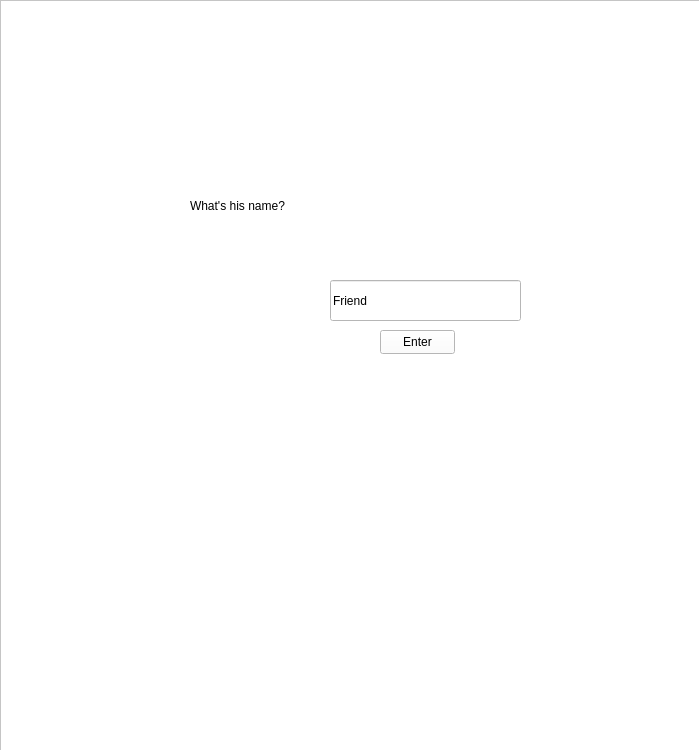
<?xml version="1.0" encoding="UTF-8"?>
<ui version="4.0">
 <class>MainWindow</class>
 <widget class="QMainWindow" name="MainWindow">
  <property name="geometry">
   <rect>
    <x>0</x>
    <y>0</y>
    <width>699</width>
    <height>750</height>
   </rect>
  </property>
  <property name="windowTitle">
   <string>Jump!</string>
  </property>
  <property name="styleSheet">
   <string notr="true"/>
  </property>
  <widget class="QWidget" name="centralwidget">
   <widget class="QLabel" name="label">
    <property name="geometry">
     <rect>
      <x>180</x>
      <y>40</y>
      <width>291</width>
      <height>61</height>
     </rect>
    </property>
    <property name="styleSheet">
     <string notr="true">font: 26pt &quot;Segoe UI&quot;;</string>
    </property>
    <property name="text">
     <string>Jump!</string>
    </property>
    <property name="alignment">
     <set>Qt::AlignCenter</set>
    </property>
   </widget>
   <widget class="QPushButton" name="pushButton">
    <property name="geometry">
     <rect>
      <x>240</x>
      <y>350</y>
      <width>121</width>
      <height>71</height>
     </rect>
    </property>
    <property name="text">
     <string>Start</string>
    </property>
   </widget>
   <widget class="QPushButton" name="btn_x">
    <property name="geometry">
     <rect>
      <x>240</x>
      <y>430</y>
      <width>121</width>
      <height>71</height>
     </rect>
    </property>
    <property name="text">
     <string>Exit</string>
    </property>
   </widget>
   <widget class="QFrame" name="sel_screen">
    <property name="geometry">
     <rect>
      <x>70</x>
      <y>170</y>
      <width>541</width>
      <height>521</height>
     </rect>
    </property>
    <property name="styleSheet">
     <string notr="true">background-color: qlineargradient(spread:pad, x1:0, y1:0, x2:1, y2:1, stop:0.471591 rgba(255, 255, 255, 212));</string>
    </property>
    <property name="frameShape">
     <enum>QFrame::StyledPanel</enum>
    </property>
    <property name="frameShadow">
     <enum>QFrame::Raised</enum>
    </property>
    <widget class="QPushButton" name="btn_tutorial">
     <property name="geometry">
      <rect>
       <x>220</x>
       <y>90</y>
       <width>75</width>
       <height>24</height>
      </rect>
     </property>
     <property name="text">
      <string>Tutorial</string>
     </property>
    </widget>
    <widget class="QPushButton" name="btn_lvl1">
     <property name="geometry">
      <rect>
       <x>220</x>
       <y>160</y>
       <width>75</width>
       <height>24</height>
      </rect>
     </property>
     <property name="text">
      <string>Level 1</string>
     </property>
    </widget>
    <widget class="QPushButton" name="btn_lvl2">
     <property name="geometry">
      <rect>
       <x>220</x>
       <y>230</y>
       <width>75</width>
       <height>24</height>
      </rect>
     </property>
     <property name="text">
      <string>Level 2</string>
     </property>
    </widget>
    <widget class="QPushButton" name="btn_lvl3">
     <property name="geometry">
      <rect>
       <x>220</x>
       <y>290</y>
       <width>75</width>
       <height>24</height>
      </rect>
     </property>
     <property name="text">
      <string>Level 3</string>
     </property>
    </widget>
    <widget class="QPushButton" name="btn_inf">
     <property name="geometry">
      <rect>
       <x>220</x>
       <y>340</y>
       <width>75</width>
       <height>24</height>
      </rect>
     </property>
     <property name="text">
      <string>Editor (WIP)</string>
     </property>
    </widget>
   </widget>
   <widget class="QLabel" name="label_16">
    <property name="geometry">
     <rect>
      <x>-190</x>
      <y>-10</y>
      <width>1601</width>
      <height>800</height>
     </rect>
    </property>
    <property name="text">
     <string notr="true"/>
    </property>
    <property name="pixmap">
     <pixmap>../../images/sky.png</pixmap>
    </property>
   </widget>
   <widget class="QFrame" name="enter">
    <property name="geometry">
     <rect>
      <x>0</x>
      <y>0</y>
      <width>701</width>
      <height>801</height>
     </rect>
    </property>
    <property name="styleSheet">
     <string notr="true">background-color: rgb(255,255,255)
</string>
    </property>
    <property name="frameShape">
     <enum>QFrame::StyledPanel</enum>
    </property>
    <property name="frameShadow">
     <enum>QFrame::Raised</enum>
    </property>
    <widget class="QLineEdit" name="txt_name">
     <property name="geometry">
      <rect>
       <x>330</x>
       <y>280</y>
       <width>191</width>
       <height>41</height>
      </rect>
     </property>
     <property name="styleSheet">
      <string notr="true"/>
     </property>
     <property name="text">
      <string>Friend</string>
     </property>
    </widget>
    <widget class="QLabel" name="label_2">
     <property name="geometry">
      <rect>
       <x>190</x>
       <y>170</y>
       <width>421</width>
       <height>71</height>
      </rect>
     </property>
     <property name="text">
      <string>What's his name?</string>
     </property>
    </widget>
    <widget class="QLabel" name="label_3">
     <property name="geometry">
      <rect>
       <x>210</x>
       <y>180</y>
       <width>121</width>
       <height>261</height>
      </rect>
     </property>
     <property name="styleSheet">
      <string notr="true">background-color: rgba(255, 255, 255, 0);</string>
     </property>
     <property name="text">
      <string/>
     </property>
     <property name="pixmap">
      <pixmap>../../images/friend.png</pixmap>
     </property>
    </widget>
    <widget class="QPushButton" name="enter_2">
     <property name="geometry">
      <rect>
       <x>380</x>
       <y>330</y>
       <width>75</width>
       <height>24</height>
      </rect>
     </property>
     <property name="text">
      <string>Enter</string>
     </property>
    </widget>
   </widget>
   <widget class="QLabel" name="lbl_name">
    <property name="geometry">
     <rect>
      <x>211</x>
      <y>110</y>
      <width>241</width>
      <height>31</height>
     </rect>
    </property>
    <property name="font">
     <font>
      <pointsize>14</pointsize>
     </font>
    </property>
    <property name="text">
     <string/>
    </property>
    <property name="alignment">
     <set>Qt::AlignCenter</set>
    </property>
   </widget>
   <zorder>label_16</zorder>
   <zorder>label</zorder>
   <zorder>pushButton</zorder>
   <zorder>btn_x</zorder>
   <zorder>sel_screen</zorder>
   <zorder>enter</zorder>
   <zorder>lbl_name</zorder>
  </widget>
 </widget>
 <resources/>
 <connections>
  <connection>
   <sender>btn_x</sender>
   <signal>clicked()</signal>
   <receiver>MainWindow</receiver>
   <slot>btn_x_a()</slot>
   <hints>
    <hint type="sourcelabel">
     <x>305</x>
     <y>471</y>
    </hint>
    <hint type="destinationlabel">
     <x>583</x>
     <y>560</y>
    </hint>
   </hints>
  </connection>
  <connection>
   <sender>pushButton</sender>
   <signal>clicked()</signal>
   <receiver>MainWindow</receiver>
   <slot>level_select()</slot>
   <hints>
    <hint type="sourcelabel">
     <x>358</x>
     <y>370</y>
    </hint>
    <hint type="destinationlabel">
     <x>416</x>
     <y>376</y>
    </hint>
   </hints>
  </connection>
  <connection>
   <sender>btn_tutorial</sender>
   <signal>clicked()</signal>
   <receiver>MainWindow</receiver>
   <slot>level_select()</slot>
   <hints>
    <hint type="sourcelabel">
     <x>326</x>
     <y>280</y>
    </hint>
    <hint type="destinationlabel">
     <x>650</x>
     <y>226</y>
    </hint>
   </hints>
  </connection>
  <connection>
   <sender>btn_lvl1</sender>
   <signal>clicked()</signal>
   <receiver>MainWindow</receiver>
   <slot>level_select()</slot>
   <hints>
    <hint type="sourcelabel">
     <x>334</x>
     <y>347</y>
    </hint>
    <hint type="destinationlabel">
     <x>691</x>
     <y>323</y>
    </hint>
   </hints>
  </connection>
  <connection>
   <sender>btn_lvl2</sender>
   <signal>clicked()</signal>
   <receiver>MainWindow</receiver>
   <slot>level_select()</slot>
   <hints>
    <hint type="sourcelabel">
     <x>342</x>
     <y>409</y>
    </hint>
    <hint type="destinationlabel">
     <x>673</x>
     <y>446</y>
    </hint>
   </hints>
  </connection>
  <connection>
   <sender>btn_lvl3</sender>
   <signal>clicked()</signal>
   <receiver>MainWindow</receiver>
   <slot>level_select()</slot>
   <hints>
    <hint type="sourcelabel">
     <x>344</x>
     <y>470</y>
    </hint>
    <hint type="destinationlabel">
     <x>664</x>
     <y>522</y>
    </hint>
   </hints>
  </connection>
  <connection>
   <sender>btn_inf</sender>
   <signal>clicked()</signal>
   <receiver>MainWindow</receiver>
   <slot>level_select()</slot>
   <hints>
    <hint type="sourcelabel">
     <x>312</x>
     <y>527</y>
    </hint>
    <hint type="destinationlabel">
     <x>600</x>
     <y>731</y>
    </hint>
   </hints>
  </connection>
  <connection>
   <sender>enter_2</sender>
   <signal>clicked()</signal>
   <receiver>MainWindow</receiver>
   <slot>enter_a()</slot>
   <hints>
    <hint type="sourcelabel">
     <x>425</x>
     <y>352</y>
    </hint>
    <hint type="destinationlabel">
     <x>1046</x>
     <y>399</y>
    </hint>
   </hints>
  </connection>
 </connections>
 <slots>
  <slot>btn_x_a()</slot>
  <slot>level_select()</slot>
  <slot>enter_a()</slot>
 </slots>
</ui>
